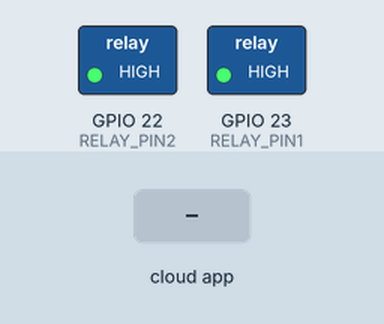
Recording of a sketch running on a simulated ESP32. Parts: switched loads named in the sketch (green lamp = pin HIGH). The test bench sets the inputs (shaded band). WiFi joins after 1.5 s; servers stay silent unless stated; what the sketch prints to the serial monitor is not drawn.

Above: at 2.7 s.
2.8 s: the phone or cloud app sets Fan to 255
At 3.8 s:
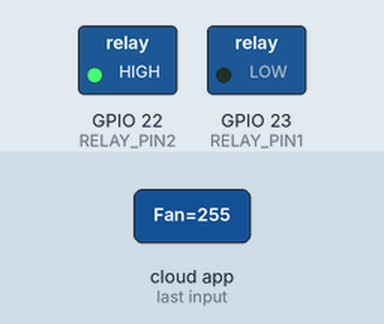
4.3 s: the phone or cloud app sets Light to 255
At 4.9 s:
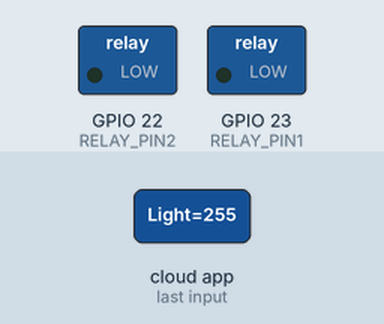
5.8 s: the phone or cloud app sets Fan to 0
At 6.1 s:
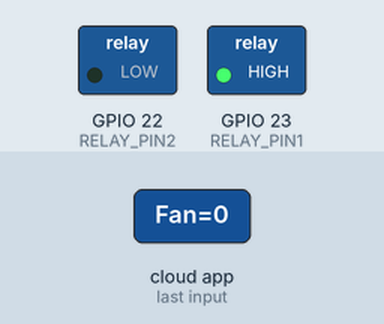
7.3 s: the phone or cloud app sets Light to 0
At 8.4 s:
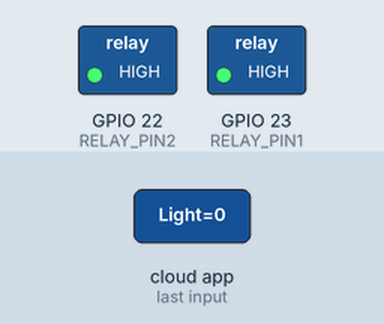
Timing chart, 0 to 9.8 s (numbered marks = the images above; inputs shaded):
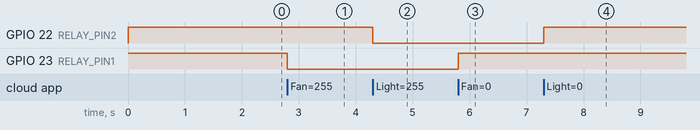

Measured:
- after the input at 2.8 s, GPIO 23 (RELAY_PIN1): HIGH → LOW at once
- after the input at 4.3 s, GPIO 22 (RELAY_PIN2): HIGH → LOW at once
- after the input at 5.8 s, GPIO 23 (RELAY_PIN1): LOW → HIGH at once
- after the input at 7.3 s, GPIO 22 (RELAY_PIN2): LOW → HIGH at once

The sketch:

home_automation_alexa.ino
```cpp
#include <WiFi.h>
#include <Espalexa.h>

Espalexa espalexa;

#define RELAY_PIN1 23 // D23
#define RELAY_PIN2 22 // D22

// WiFi settings
#define WIFI_SSID "Muthukumar"
#define WIFI_PASSWORD "9791138148"

// Device names for Alexa
String device1Name = "Fan";
String device2Name = "Light";

// Alexa control functions
void controlDevice1(uint8_t brightness) {
    digitalWrite(RELAY_PIN1, brightness == 255 ? LOW : HIGH);
}

void controlDevice2(uint8_t brightness) {
    digitalWrite(RELAY_PIN2, brightness == 255 ? LOW : HIGH);
}

void setup() {
    Serial.begin(9600);

    // Set relay pins as outputs and initialize them as off (HIGH)
    pinMode(RELAY_PIN1, OUTPUT);
    pinMode(RELAY_PIN2, OUTPUT);
    digitalWrite(RELAY_PIN1, HIGH);
    digitalWrite(RELAY_PIN2, HIGH);

    // Connect to WiFi
    WiFi.begin(WIFI_SSID, WIFI_PASSWORD);
    Serial.print("Connecting to WiFi...");
    while (WiFi.status() != WL_CONNECTED) {
        delay(500);
        Serial.print(".");
    }
    Serial.println(" Connected!");

    // Set up Espalexa
    espalexa.addDevice(device1Name, controlDevice1);
    espalexa.addDevice(device2Name, controlDevice2);
    espalexa.begin();
    Serial.println("Alexa ready");
}

void loop() {
    // Handle Alexa commands
    espalexa.loop();
}
```
